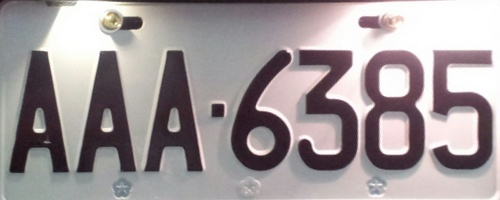
#> input picture img/test4.jpg, 500 x 200 px
$ python test10.py
#> lines starting #> are read from the running program, lines starting #| are printed output that depends on the picture; after the words box and inside, x2 and y2 are one past the last pixel; in counts of white or black regions, pixels touching at a corner belong together; long printed decimals are rounded
# OpenCV的輪廓處理
# 讀圖
import cv2
import numpy as np
img1 = cv2.imread("./img/test4.jpg", 1)  # (flag = 0 or 1 or -1)
#> img1 is the input picture: shape (200, 500, 3); mean B, G, R 153.6, 151.8, 160.4
imggray = cv2.cvtColor(img1, cv2.COLOR_BGR2GRAY)
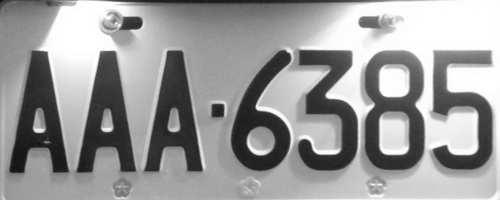
#> imggray: shape (200, 500); min 17, max 255, mean 154.6
ret, img = cv2.threshold(imggray, 0, 255, cv2.THRESH_BINARY+cv2.THRESH_OTSU)
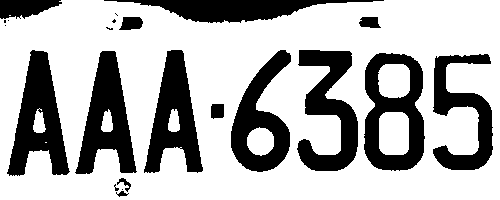
#> img: shape (200, 500); 69.5% white; 22 black regions (8 under 20 px)
#> ret = 129
cv2.imshow("threshold", img)
# 找輪廓
contours, hierarchy = cv2.findContours(img,
                                       cv2.RETR_TREE,
                                       cv2.CHAIN_APPROX_SIMPLE)
#> contours = 35 contours, 16 with area under 20; largest, box (x1, y1, x2, y2) and area: (0, 0, 500, 200) 95440, (363, 52, 426, 172) 6308, (6, 49, 71, 177) 4416, (230, 49, 292, 173) 4232, (74, 50, 138, 175) 4224

color1 = (255, 255, 0)
# 繪製圖形輪廓
fin = img1.copy()
dst = cv2.drawContours(fin, contours, 17, color1, -1)
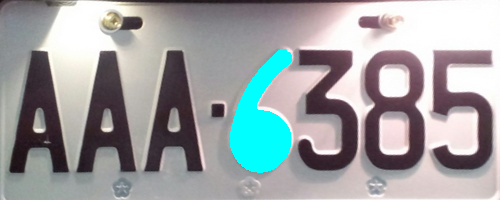
#> dst: shape (200, 500, 3); mean B, G, R 161.5, 160.1, 156.8
# 顯示結果影像
cv2.imshow("contours", dst)

# 列印影像矩
# for i in range(len(contours)):
#     M = cv2.moments(contours[i])
#     print("列印影像矩 %d %s" % (i, M))
# print("%d length= %s area=%s" %
#       (i, cv2.arcLength(contours[i], True), cv2.contourArea(contours[i])))

# 設定感興趣的contour
contour = contours[17]
#> contour = contour of 141 points, box (x1, y1, x2, y2) (230, 49, 292, 173), area 4232

# 繪製中心點
fin = img1.copy()
M = cv2.moments(contour)                        # 影像矩
#> M = moments, m00 4232, centre m10/m00, m01/m00 = (260.3, 122.8)
Cx = int(M["m10"] / M["m00"])                   # 質心 x 座標
#> Cx = 260
Cy = int(M["m01"] / M["m00"])                   # 質心 y 座標
#> Cy = 122
dst0 = cv2.circle(fin, (Cx, Cy), 3, color1, -1)
# dst0 = cv2.drawContours(fin, [contour], 0, color1, 2)
cv2.imshow("center", dst0)

# 建構矩形
fin = img1.copy()
x, y, w, h = cv2.boundingRect(contour)
#> x = 230; y = 49; w = 62; h = 124
dst1 = cv2.rectangle(fin, (x, y), (x+w, y+h), color1, 2)
cv2.imshow("boundingRect", dst1)

# 建構最小矩形 (中心點(x，y) (w, h))，旋轉角度)
fin = img1.copy()
box = cv2.minAreaRect(contour)
#> box = ((260.3, 110.4), (123.3, 60.17), -89.33)
print("轉換前 ", box)
#| 轉換前  ((260.331, 110.374), (123.321, 60.172), -89.326)
points = cv2.boxPoints(box)
#> points = [[289.7, 172.4], [229.5, 171.7], [231, 48.36], [291.1, 49.07]]
points = np.int0(points)
#> points = [[289, 172], [229, 171], [230, 48], [291, 49]]
print("轉換後 ", points)
#| 轉換後  [[289 172]
#|  [229 171]
#|  [230  48]
#|  [291  49]]
dst2 = cv2.drawContours(fin, [points], 0, color1, 2)
cv2.imshow("minAreaRect", dst2)

# 取得圓中心座標和圓半徑
fin = img1.copy()
(x, y), radius = cv2.minEnclosingCircle(contour)
#> x = 268; y = 110; radius = 63.32
center = (int(x), int(y))                           # 圓中心座標取整數
#> center = (268, 110)
radius = int(radius)                                # 圓半徑取整數
#> radius = 63
dst3 = cv2.circle(fin, center, radius, color1, 2)   # 繪圓
cv2.imshow("minEnclosingCircle", dst3)

# 取得最優擬合橢圓數據
fin = img1.copy()
ellipse = cv2.fitEllipse(contour)
#> ellipse = ((264.7, 119.4), (59.22, 124.6), 16.19)
print("最優擬合橢圓 ", ellipse)
#| 最優擬合橢圓  ((264.732, 119.358), (59.224, 124.636), 16.190)
dst4 = cv2.ellipse(fin, ellipse, color1, 2)          # 繪橢圓
cv2.imshow("fitEllipse", dst4)

# 取得三角形面積與頂點座標
fin = img1.copy()
area, triangle = cv2.minEnclosingTriangle(contour)
#> area = 7298; triangle = [[204.5, 152.4], [289.5, 186.4], [291.5, 15.61]]
print("三角形面積 ", area)
#| 三角形面積  7298.020
print("三角頂點座標 ", triangle)
#| 三角頂點座標  [[[204.466  152.386 ]]
#|  [[289.5246   186.410 ]]
#|  [[291.534   15.614]]]
triangle = np.int0(triangle)                        # 轉整數
#> triangle = [[204, 152], [289, 186], [291, 15]]
dst5 = cv2.line(fin, tuple(triangle[0][0]),
                tuple(triangle[1][0]), color1, 2)
dst5 = cv2.line(fin, tuple(triangle[1][0]),
                tuple(triangle[2][0]), color1, 2)
dst5 = cv2.line(fin, tuple(triangle[0][0]),
                tuple(triangle[2][0]), color1, 2)
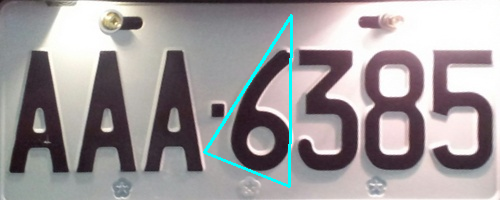
#> dst5: shape (200, 500, 3); mean B, G, R 154.7, 153, 158.1
cv2.imshow("Triangle", dst5)

# 近似多邊形包圍
fin = img1.copy()
approx1 = cv2.approxPolyDP(contour, 1, True)         # epsilon=3
#> approx1 = contour of 25 points, box (x1, y1, x2, y2) (231, 49, 292, 173), area 4214
print("近似多邊形", len(approx1), approx1)
#> (printed output is left out)
print(cv2.arcLength(contour, True) - cv2.arcLength(approx1, True))
#| 15.466
dst6 = cv2.polylines(fin, [approx1], True, color1, 2)
cv2.imshow("DP1", dst6)

fin = img1.copy()
approx2 = cv2.approxPolyDP(contour, 10, True)        # epsilon=15
#> approx2 = [[285, 49], [291, 61], [256, 109], [286, 124], [289, 150], [251, 171], [231, 126], [252, 78]]
dst7 = cv2.polylines(fin, [approx2], True, color1, 2)
cv2.imshow("DP2", dst7)

# 擬合線
fin = img1.copy()
rows, cols = fin.shape[:2]                          # 輪廓大小
#> rows = 200; cols = 500
print("擬合線 ", cv2.fitLine(contour, cv2.DIST_L2, 0, 0.01, 0.01))
#| 擬合線  [[ 1.52269170e-01]
#|  [-9.88339067e-01]
#|  [ 2.58453888e+02]
#|  [ 1.16815605e+02]]
vx, vy, x, y = cv2.fitLine(contour, cv2.DIST_L2, 0, 0.01, 0.01)
#> vx = [0.152]; vy = [-0.988]; x = [258.5]; y = [116.8]
lefty = int((-x * vy / vx) + y)                     # 左邊點的 y 座標
#> lefty = 1794
righty = int(((cols - x) * vy / vx) + y)            # 右邊點的 y 座標
#> righty = -1450
dst10 = cv2.line(fin, (0, lefty), (cols-1, righty), color1, 2)   # 左到右繪線
cv2.imshow("fitLine", dst10)


# 凸包
fin = img1.copy()
hull = cv2.convexHull(contour)
#> hull = contour of 31 points, box (x1, y1, x2, y2) (230, 49, 292, 173), area 5537
print("凸包", len(hull), hull)               # 獲得凸包頂點座標
#> (printed output is left out)
dst8 = cv2.polylines(fin, [hull], True, color1, 2)  # 將凸包連線
cv2.imshow("convexHull", dst8)

# 極點座標
fin = img1.copy()
cnt = contour
#> cnt has the same summary as contour
left = tuple(cnt[cnt[:, :, 0].argmin()][0])
#> left = (230, 147)
right = tuple(cnt[cnt[:, :, 0].argmax()][0])
#> right = (291, 55)
top = tuple(cnt[cnt[:, :, 1].argmin()][0])
#> top = (280, 49)
bottom = tuple(cnt[cnt[:, :, 1].argmax()][0])
#> bottom = (262, 172)
print("最左點 ", left)
#| 最左點  (230, 147)
print("最右點 ", right)
#| 最右點  (291, 55)
print("最上點 ", top)
#| 最上點  (280, 49)
print("最下點 ", bottom)
#| 最下點  (262, 172)
dst11 = cv2.circle(fin, left, 5, [0, 255, 0], -1)
dst11 = cv2.circle(fin, right, 5, [0, 255, 0], -1)
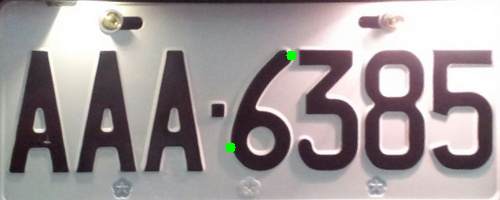
#> dst11: shape (200, 500, 3); mean B, G, R 153.4, 152, 160.1
dst11 = cv2.circle(fin, top, 5, [0, 255, 255], -1)
#> dst11: shape (200, 500, 3); 0.08% of pixels changed, all inside (x1, y1, x2, y2) = (275, 44, 286, 55)
dst11 = cv2.circle(fin, bottom, 5, [0, 255, 255], -1)
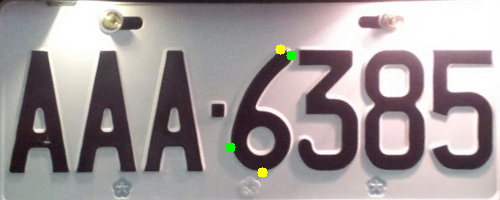
#> dst11: shape (200, 500, 3); mean B, G, R 153.1, 152.2, 160.4
cv2.imshow("most", dst11)

cv2.waitKey(0)
cv2.destroyAllWindows()
